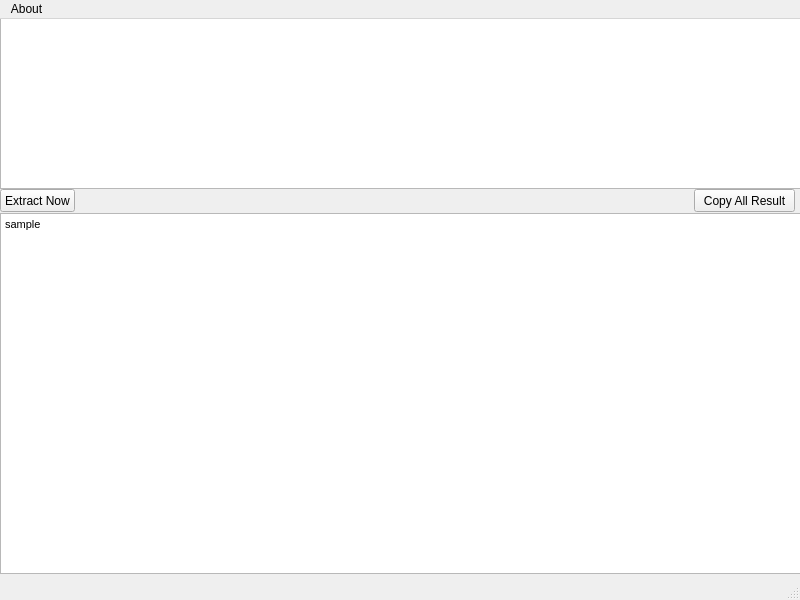
<?xml version="1.0" encoding="UTF-8"?>
<ui version="4.0">
 <class>MainWindow</class>
 <widget class="QMainWindow" name="MainWindow">
  <property name="geometry">
   <rect>
    <x>0</x>
    <y>0</y>
    <width>800</width>
    <height>600</height>
   </rect>
  </property>
  <property name="windowTitle">
   <string>MainWindow</string>
  </property>
  <widget class="QWidget" name="centralwidget">
   <widget class="QPlainTextEdit" name="plainTextEdit">
    <property name="geometry">
     <rect>
      <x>0</x>
      <y>-1</y>
      <width>801</width>
      <height>171</height>
     </rect>
    </property>
   </widget>
   <widget class="QPushButton" name="pushButton">
    <property name="geometry">
     <rect>
      <x>0</x>
      <y>170</y>
      <width>75</width>
      <height>23</height>
     </rect>
    </property>
    <property name="text">
     <string>Extract Now</string>
    </property>
   </widget>
   <widget class="QTextEdit" name="textEdit">
    <property name="geometry">
     <rect>
      <x>0</x>
      <y>194</y>
      <width>801</width>
      <height>361</height>
     </rect>
    </property>
    <property name="html">
     <string>&lt;!DOCTYPE HTML PUBLIC &quot;-//W3C//DTD HTML 4.0//EN&quot; &quot;http://www.w3.org/TR/REC-html40/strict.dtd&quot;&gt;
&lt;html&gt;&lt;head&gt;&lt;meta name=&quot;qrichtext&quot; content=&quot;1&quot; /&gt;&lt;style type=&quot;text/css&quot;&gt;
p, li { white-space: pre-wrap; }
&lt;/style&gt;&lt;/head&gt;&lt;body style=&quot; font-family:'MS Shell Dlg 2'; font-size:8.25pt; font-weight:400; font-style:normal;&quot;&gt;
&lt;p style=&quot; margin-top:0px; margin-bottom:0px; margin-left:0px; margin-right:0px; -qt-block-indent:0; text-indent:0px;&quot;&gt;sample&lt;/p&gt;&lt;/body&gt;&lt;/html&gt;</string>
    </property>
   </widget>
   <widget class="QPushButton" name="pushButton_2">
    <property name="geometry">
     <rect>
      <x>694</x>
      <y>170</y>
      <width>101</width>
      <height>23</height>
     </rect>
    </property>
    <property name="text">
     <string>Copy All Result</string>
    </property>
   </widget>
  </widget>
  <widget class="QMenuBar" name="menubar">
   <property name="geometry">
    <rect>
     <x>0</x>
     <y>0</y>
     <width>800</width>
     <height>21</height>
    </rect>
   </property>
   <widget class="QMenu" name="menuAbout">
    <property name="title">
     <string>About</string>
    </property>
   </widget>
   <addaction name="menuAbout"/>
  </widget>
  <widget class="QStatusBar" name="statusbar"/>
 </widget>
 <resources/>
 <connections/>
</ui>
